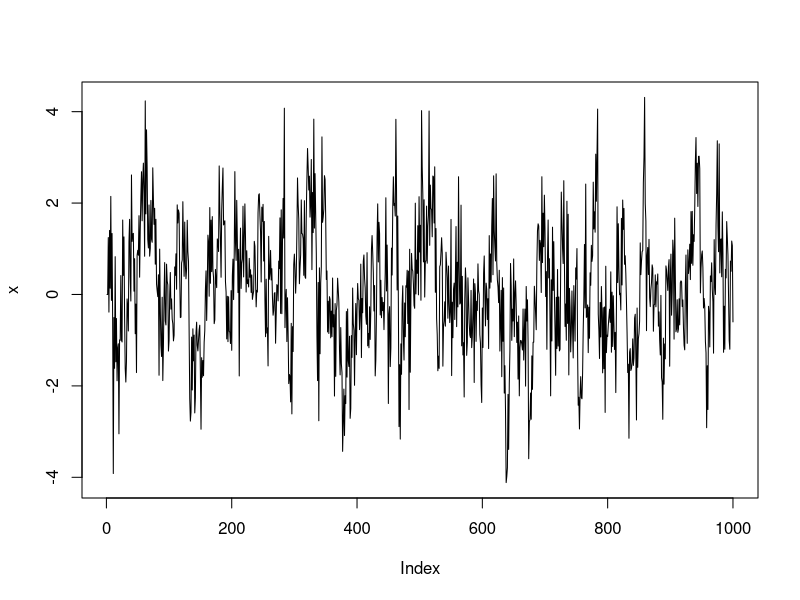
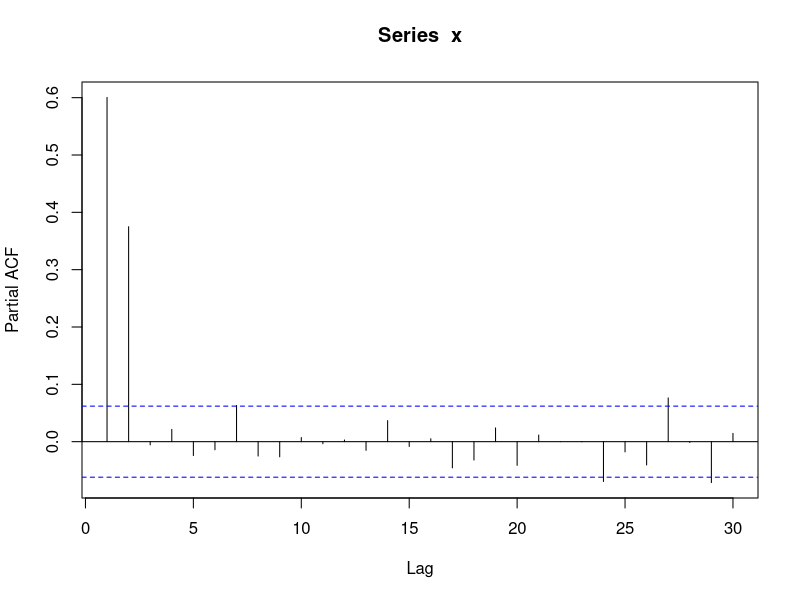
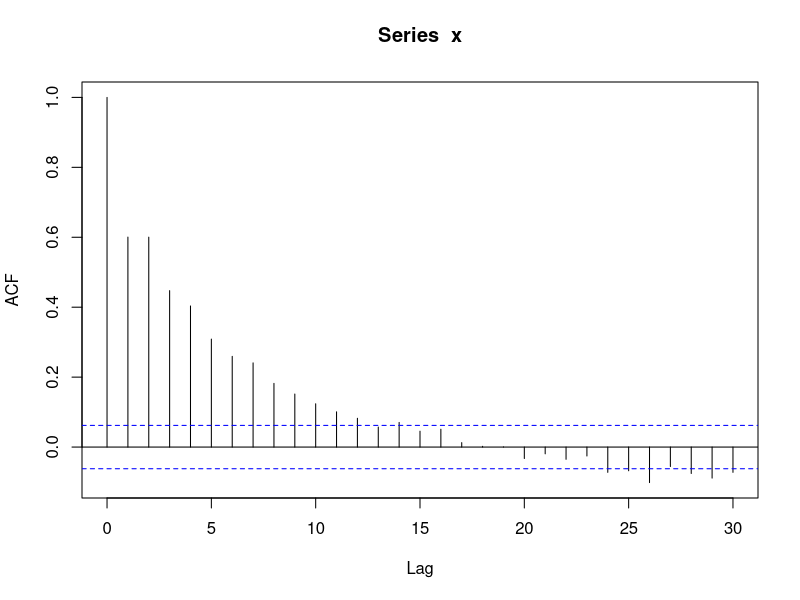

Generate these figures, in order, with R:
## ---- chunk 1
n <- 1e3
w <- rnorm(n)
x <- numeric(n)
x1 <- numeric(n)
x2 <- numeric(n)
x3 <- numeric(n)

# para x
for(t in 3:n)
  x[t] <- 0.33*x[t-1] + 0.4*x[t-2] + w[t]

plot(x, type = 'l')

# para x1
for(t in 2:n)
  x1[t] <- x[t-1]
head(x)
head(x1)
# para x2
for(t in 3:n)
  x2[t] <- x[t-2]
head(x)
head(x2)
# para x3
for(t in 4:n)
  x3[t] <- x[t-3]
head(x)
head(x3)

# para fi 1
lm(x~x1)
#para fi 2
lm(x~x1+x2)
#para fi 2
lm(x~x1+x2+x3)

# parcial
p <- pacf(x)
p

# total
a <- acf(x)
a




